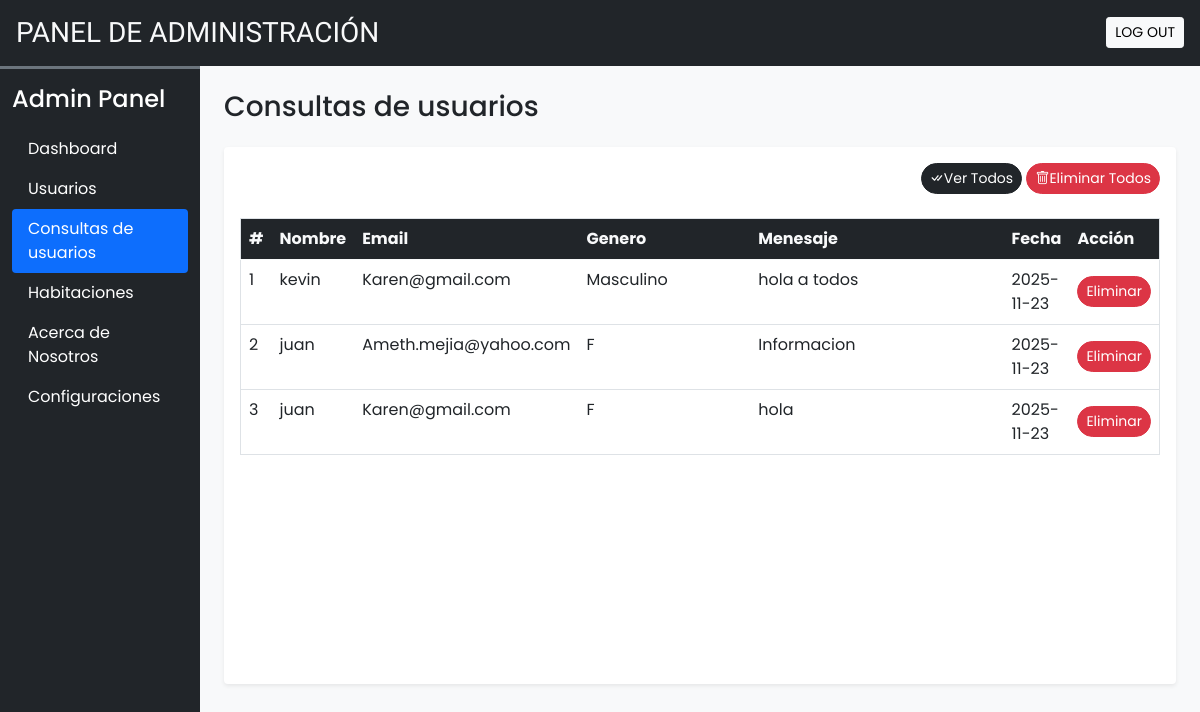
Screenshot of /admin/user_queries.php (signed in) with the database file from the repository.
### tables this page shows
CREATE TABLE `user_queries` (
  `sr_no` int(11) NOT NULL,
  `name` varchar(100) NOT NULL,
  `email` varchar(100) NOT NULL,
  `subject` varchar(100) NOT NULL,
  `message` varchar(500) NOT NULL,
  `date` date NOT NULL DEFAULT current_timestamp(),
  `seen` tinyint(4) NOT NULL DEFAULT 0
);

### admin/user_queries.php (the view, shortened to what this page needs)
<!DOCTYPE html>
<html lang="es">
<head>
    <?php require('inc/links.php'); ?>
</head>
<body class="bg-light">
    <?php include('inc/header.php'); ?>
    <div class="container-fluid" id="main-content">
        <div class="row">
            <div class="col-lg-10 ms-auto p-4 overflow-hidden">
                <h3 class="mb-4">Consultas de usuarios</h3>
                <div class="card border-0 shadow-sm mb-4">
                    <div class="card-body">
                        <div class="text-end mb-4">
                            <a href="?seen=all" class="btn btn-dark rounded-pill shadow-none btn-sm">
                                <i class="bi bi-check-all"></i>Ver Todos
                            </a>
                            <a href="?del=all" class="btn btn-danger rounded-pill shadow-none btn-sm">
                                <i class="bi bi-trash"></i>Eliminar Todos
                            </a>
                        </div>
                        <div class="table-responsive-md" style="height: 450px; overflow-y: scroll;">
                            <table class="table table-hover border">
                                <thead class="sticky-top">
                                    <tr class="bg-dark text-light">
                                        <th scope="col">#</th>
                                        <th scope="col">Nombre</th>
                                        <th scope="col">Email</th>
                                        <th scope="col" width="20%">Genero</th>
                                        <th scope="col" width="30%">Menesaje</th>
                                        <th scope="col">Fecha</th>
                                        <th scope="col">Acción</th>
                                    </tr>
                                </thead>
                                <tbody>
                                    <?php
                                    $q = "SELECT * FROM `user_queries` ORDER BY `sr_no` DESC";
                                    $data = mysqli_query($con, $q);
                                    $i = 1;
                                    while ($row = mysqli_fetch_assoc($data)) {
                                        $seen = '';
                                        $seen .= "<a href='?del=$row[sr_no]' class='btn btn-sm rounded-pill btn-danger mt-2'>Eliminar</a>";
                                        echo <<<query
                                        <tr>
                                        <td>$i</td>
                                        <td>$row[name]</td>
                                        <td>$row[email]</td>
                                        <td>$row[subject]</td>
                                        <td>$row[message]</td>
                                        <td>$row[date]</td>
                                        <td>$seen</td>
                                        </tr>
                                        query;
                                        $i++;
                                    }
                                    ?>
                                </tbody>
                            </table>
                        </div>
                    </div>
                </div>
            </div>
        </div>
    </div>
</body>
</html>

### admin/inc/links.php (shortened to what this page needs)
<?php
$path = (strpos($_SERVER['PHP_SELF'], '/admin/') !== false) ? '' : 'admin/';
?>
<link href="https://cdn.jsdelivr.net/npm/bootstrap@5.0.2/dist/css/bootstrap.min.css" rel="stylesheet"
>
<link rel="stylesheet" href="https://cdn.jsdelivr.net/npm/bootstrap-icons@1.13.1/font/bootstrap-icons.min.css">
<link rel="stylesheet" href="<?php echo $path; ?>css/principalAdmin.css">

### admin/inc/header.php (shortened to what this page needs)
<div class="container-fluid bg-dark text-light p-3 d-flex align-items-center justify-content-between sticky-top">
    <h3 class="mb-0 h-font">PANEL DE ADMINISTRACIÓN</h3>
    <a href="logout.php" class="btn btn-light btn-sm">LOG OUT</a>
</div>
<div class="col-lg-2 bg-dark border-top border-3 border-secondary" id="dashboard-menu">
    <nav class="navbar navbar-expand-lg navbar-dark ">
        <div class="container-fluid flex-lg-column align-items-stretch">
            <h4 class="mt-2 text-white">Admin Panel</h4>
            <div class="collapse navbar-collapse flex-column align-items-stretch mt-2" id="adminDropdown">
                <ul class="nav nav-pills flex-column">
                    <li class="nav-item">
                        <a class="nav-link text-white" href="dashboard.php">Dashboard</a>
                    </li>
                    <li class="nav-item">
                        <a class="nav-link text-white" href="users.php">Usuarios</a>
                    </li>
                    <li class="nav-item">
                        <a class="nav-link text-white" href="user_queries.php">Consultas de usuarios</a>
                    </li>
                    <li class="nav-item">
                        <a class="nav-link text-white" href="rooms.php">Habitaciones</a>
                    </li>
                    <li class="nav-item">
                        <a class="nav-link text-white" href="features_facilities.php">Acerca de Nosotros</a>
                    </li>
                    <li class="nav-item">
                        <a class="nav-link text-white" href="configuraciones.php">Configuraciones</a>
                    </li>
                </ul>
            </div>
        </div>
    </nav>
</div>

### admin/css/principalAdmin.css (style rules this page uses)
:root { --teal: #2ec1ac; --teal_hover: #279e8c; }
* { font-family: 'Poppins', sans-serif; }
.h-font { font-family: 'Merienda', cursive; }
#dashboard-menu { position: fixed; height: 100%; z-index: 10; }

### rows the page displays
user_queries: name "kevin", email "Karen@gmail.com", subject "Masculino", message "hola a todos", date "2025-11-23"
user_queries: name "juan", email "Ameth.mejia@yahoo.com", subject "F", message "Informacion", date "2025-11-23"
user_queries: name "juan", email "Karen@gmail.com", subject "F", message "hola", date "2025-11-23"
